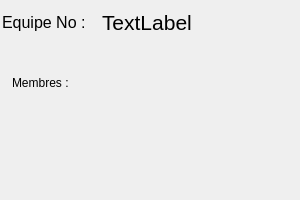
<?xml version="1.0" encoding="UTF-8"?>
<ui version="4.0">
 <class>EqDMShow</class>
 <widget class="QWidget" name="EqDMShow">
  <property name="geometry">
   <rect>
    <x>0</x>
    <y>0</y>
    <width>300</width>
    <height>200</height>
   </rect>
  </property>
  <property name="minimumSize">
   <size>
    <width>300</width>
    <height>200</height>
   </size>
  </property>
  <property name="maximumSize">
   <size>
    <width>300</width>
    <height>200</height>
   </size>
  </property>
  <property name="windowTitle">
   <string>Form</string>
  </property>
  <layout class="QGridLayout" name="gridLayout">
   <property name="leftMargin">
    <number>2</number>
   </property>
   <property name="topMargin">
    <number>2</number>
   </property>
   <property name="rightMargin">
    <number>2</number>
   </property>
   <property name="bottomMargin">
    <number>2</number>
   </property>
   <property name="spacing">
    <number>2</number>
   </property>
   <item row="0" column="0">
    <widget class="QLabel" name="label">
     <property name="maximumSize">
      <size>
       <width>16777215</width>
       <height>40</height>
      </size>
     </property>
     <property name="font">
      <font>
       <pointsize>12</pointsize>
      </font>
     </property>
     <property name="text">
      <string>Equipe No :</string>
     </property>
    </widget>
   </item>
   <item row="2" column="0">
    <widget class="QLabel" name="label_3">
     <property name="text">
      <string>Membres :</string>
     </property>
     <property name="alignment">
      <set>Qt::AlignLeading|Qt::AlignLeft|Qt::AlignTop</set>
     </property>
     <property name="margin">
      <number>0</number>
     </property>
     <property name="indent">
      <number>10</number>
     </property>
    </widget>
   </item>
   <item row="0" column="1" colspan="2">
    <widget class="QLabel" name="IdEq">
     <property name="minimumSize">
      <size>
       <width>0</width>
       <height>40</height>
      </size>
     </property>
     <property name="font">
      <font>
       <pointsize>16</pointsize>
      </font>
     </property>
     <property name="text">
      <string>TextLabel</string>
     </property>
    </widget>
   </item>
   <item row="2" column="1" colspan="2">
    <widget class="QWidget" name="widget" native="true">
     <layout class="QVBoxLayout" name="verticalLayout">
      <property name="spacing">
       <number>0</number>
      </property>
      <property name="leftMargin">
       <number>0</number>
      </property>
      <property name="topMargin">
       <number>0</number>
      </property>
      <property name="rightMargin">
       <number>0</number>
      </property>
      <property name="bottomMargin">
       <number>0</number>
      </property>
     </layout>
    </widget>
   </item>
   <item row="1" column="1" colspan="2">
    <widget class="QWidget" name="widget_2" native="true">
     <property name="minimumSize">
      <size>
       <width>0</width>
       <height>20</height>
      </size>
     </property>
     <property name="maximumSize">
      <size>
       <width>16777215</width>
       <height>20</height>
      </size>
     </property>
     <layout class="QVBoxLayout" name="verticalLayout_2">
      <property name="spacing">
       <number>0</number>
      </property>
      <property name="leftMargin">
       <number>0</number>
      </property>
      <property name="topMargin">
       <number>0</number>
      </property>
      <property name="rightMargin">
       <number>0</number>
      </property>
      <property name="bottomMargin">
       <number>0</number>
      </property>
     </layout>
    </widget>
   </item>
  </layout>
 </widget>
 <resources/>
 <connections/>
</ui>
